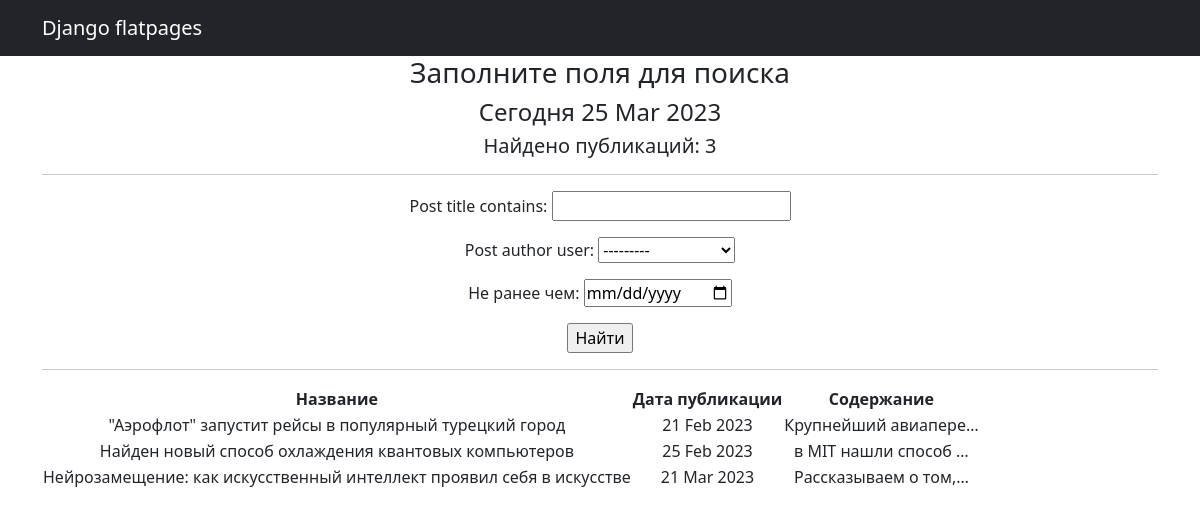
The app's page /news/search/ with its own data.
### NewsPortal/models.py (models this page shows, shortened)
class Post(models.Model):
    post_author = models.ForeignKey(Author, on_delete=models.CASCADE)
    post_type = models.CharField(choices=POST_TYPES, max_length=2)
    post_time = models.DateTimeField(auto_now_add=True)
    post_categories = models.ManyToManyField(Category, through='PostCategory')
    post_title = models.CharField(max_length=255)
    post_text = models.TextField()
    post_rating = models.IntegerField(default=0)

### NewsPortal/views.py (the view)
# urls.py: path('search/', SearchList.as_view(), name='post_search'),
class SearchList(ListView):
    model = Post
    template_name = 'search_page.html'
    context_object_name = 'posts'
    def get_queryset(self):
        queryset = super().get_queryset()
        self.filterset = PostFilter(self.request.GET, queryset)
        return self.filterset.qs
    def get_context_data(self, **kwargs):
        context = super().get_context_data(**kwargs)
        context['filterset'] = self.filterset
        context['time_now'] = datetime.utcnow()
        return context

### NewsPortal/templatetags/censor.py (called while the page is built)
@register.filter()
def censor(text):
    if type(text) == str:
        censored_words = ["редиска", "валенок", "козёл", "козел"]
        for word in censored_words:
            text = text.replace(word, word[0]+'*' * (len(word)-1))
        return text
    else:
        print("TypeError")

### templates/search_page.html (shortened to what this page needs)
{% extends 'flatpages/default.html' %}
{% load censor %}
{% load custom_tags %}
{% block content %}
    <h3>Заполните поля для поиска</h3>
    <h4>Сегодня {{ time_now|date:'d M Y' }}</h4>
    <h5>Найдено публикаций: {{ posts|length }} </h5>
    <hr>
    <form action="" method="get">
        {{ filterset.form.as_p }}
        <input type="submit" value="Найти" />
    </form>
    <hr>
   {% if posts %}
        <table>
            <tr>
                <td><strong>Название</strong></td>
                <td><strong>Дата публикации</strong></td>
                <td><strong>Содержание</strong></td>
            </tr>
            {% for post in posts %}
            <tr>
                <td>{{ post.post_title|censor }}</td>
                <td>{{ post.post_time|date:'d M Y' }}</td>
                <td>{{ post.post_text|truncatechars:20|censor }}</td>
            </tr>
            {% endfor %}
        </table>
    {% else %}
        <h2>Нет новостей!</h2>
    {% endif %}
{% endblock content %}

### templates/flatpages/default.html (shortened to what this page needs)
<!DOCTYPE html>
<html lang="en">
    <head>
        {% load static %}
        <link href="{% static 'css/styles.css' %}" rel="stylesheet" />
    </head>
    <body>
<nav class="navbar navbar-expand-lg navbar-dark bg-dark static-top">
   <div class="container">
       <a class="navbar-brand" href="#">Django flatpages</a>
   </div>
</nav>
        <div class="container">
            <div class="row">
                 <div class="col-lg-12 text-center">
                    {% block content %}{% endblock content %}
                </div>
            </div>
        </div>
    </body>
</html>

### records on screen
Post: post_title|censor "\"Аэрофлот\" запустит рейсы в популярный турецкий город", post_time "21 Feb 2023", post_text|censor "Крупнейший авиапере…"
Post: post_title|censor "Найден новый способ охлаждения квантовых компьютеров", post_time "25 Feb 2023", post_text|censor "в MIT нашли способ …"
Post: post_title|censor "Нейрозамещение: как искусственный интеллект проявил себя в искусстве", post_time "21 Mar 2023", post_text|censor "Рассказываем о том,…"

### other values on screen
{{ time_now|date:'d M Y' }} "25 Mar 2023"
{{ posts|length }} "3"
